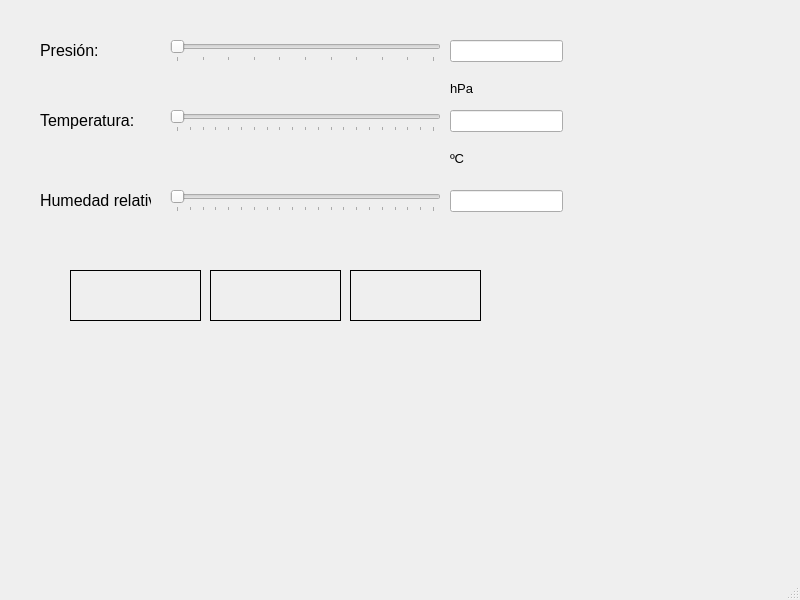
<?xml version="1.0" encoding="UTF-8"?>
<ui version="4.0">
 <class>MainWindow</class>
 <widget class="QMainWindow" name="MainWindow">
  <property name="geometry">
   <rect>
    <x>0</x>
    <y>0</y>
    <width>800</width>
    <height>600</height>
   </rect>
  </property>
  <property name="windowTitle">
   <string>MainWindow</string>
  </property>
  <widget class="QWidget" name="centralwidget">
   <widget class="QSlider" name="sliderPresion">
    <property name="geometry">
     <rect>
      <x>170</x>
      <y>40</y>
      <width>271</width>
      <height>22</height>
     </rect>
    </property>
    <property name="minimum">
     <number>950</number>
    </property>
    <property name="maximum">
     <number>1050</number>
    </property>
    <property name="singleStep">
     <number>1</number>
    </property>
    <property name="orientation">
     <enum>Qt::Orientation::Horizontal</enum>
    </property>
    <property name="invertedAppearance">
     <bool>false</bool>
    </property>
    <property name="tickPosition">
     <enum>QSlider::TickPosition::TicksBelow</enum>
    </property>
   </widget>
   <widget class="QLineEdit" name="lineEditPresion">
    <property name="geometry">
     <rect>
      <x>450</x>
      <y>40</y>
      <width>113</width>
      <height>22</height>
     </rect>
    </property>
    <property name="font">
     <font>
      <underline>false</underline>
     </font>
    </property>
   </widget>
   <widget class="QLabel" name="labeltemperatura">
    <property name="geometry">
     <rect>
      <x>40</x>
      <y>110</y>
      <width>111</width>
      <height>21</height>
     </rect>
    </property>
    <property name="font">
     <font>
      <pointsize>12</pointsize>
      <underline>false</underline>
     </font>
    </property>
    <property name="text">
     <string>Temperatura:</string>
    </property>
   </widget>
   <widget class="QSlider" name="sliderTemperatura">
    <property name="geometry">
     <rect>
      <x>170</x>
      <y>110</y>
      <width>271</width>
      <height>22</height>
     </rect>
    </property>
    <property name="minimum">
     <number>0</number>
    </property>
    <property name="maximum">
     <number>200</number>
    </property>
    <property name="singleStep">
     <number>1</number>
    </property>
    <property name="sliderPosition">
     <number>0</number>
    </property>
    <property name="orientation">
     <enum>Qt::Orientation::Horizontal</enum>
    </property>
    <property name="invertedAppearance">
     <bool>false</bool>
    </property>
    <property name="tickPosition">
     <enum>QSlider::TickPosition::TicksBelow</enum>
    </property>
   </widget>
   <widget class="QLabel" name="labelGrados">
    <property name="geometry">
     <rect>
      <x>450</x>
      <y>150</y>
      <width>41</width>
      <height>16</height>
     </rect>
    </property>
    <property name="font">
     <font>
      <pointsize>10</pointsize>
      <underline>false</underline>
     </font>
    </property>
    <property name="text">
     <string>ºC</string>
    </property>
   </widget>
   <widget class="QLineEdit" name="lineEditTemperatura">
    <property name="geometry">
     <rect>
      <x>450</x>
      <y>110</y>
      <width>113</width>
      <height>22</height>
     </rect>
    </property>
    <property name="font">
     <font>
      <underline>false</underline>
     </font>
    </property>
   </widget>
   <widget class="QLabel" name="indicador2">
    <property name="geometry">
     <rect>
      <x>350</x>
      <y>270</y>
      <width>131</width>
      <height>51</height>
     </rect>
    </property>
    <property name="font">
     <font>
      <underline>false</underline>
     </font>
    </property>
    <property name="frameShape">
     <enum>QFrame::Shape::Box</enum>
    </property>
    <property name="frameShadow">
     <enum>QFrame::Shadow::Plain</enum>
    </property>
    <property name="text">
     <string/>
    </property>
   </widget>
   <widget class="QLabel" name="indicador0">
    <property name="geometry">
     <rect>
      <x>70</x>
      <y>270</y>
      <width>131</width>
      <height>51</height>
     </rect>
    </property>
    <property name="font">
     <font>
      <underline>false</underline>
     </font>
    </property>
    <property name="frameShape">
     <enum>QFrame::Shape::Box</enum>
    </property>
    <property name="frameShadow">
     <enum>QFrame::Shadow::Plain</enum>
    </property>
    <property name="text">
     <string/>
    </property>
   </widget>
   <widget class="QLabel" name="labelHpa">
    <property name="geometry">
     <rect>
      <x>450</x>
      <y>80</y>
      <width>41</width>
      <height>16</height>
     </rect>
    </property>
    <property name="font">
     <font>
      <pointsize>10</pointsize>
      <underline>false</underline>
     </font>
    </property>
    <property name="text">
     <string>hPa</string>
    </property>
   </widget>
   <widget class="QLabel" name="indicador1">
    <property name="geometry">
     <rect>
      <x>210</x>
      <y>270</y>
      <width>131</width>
      <height>51</height>
     </rect>
    </property>
    <property name="font">
     <font>
      <underline>false</underline>
     </font>
    </property>
    <property name="frameShape">
     <enum>QFrame::Shape::Box</enum>
    </property>
    <property name="frameShadow">
     <enum>QFrame::Shadow::Plain</enum>
    </property>
    <property name="text">
     <string/>
    </property>
   </widget>
   <widget class="QLabel" name="labelPresion">
    <property name="geometry">
     <rect>
      <x>40</x>
      <y>40</y>
      <width>81</width>
      <height>21</height>
     </rect>
    </property>
    <property name="font">
     <font>
      <pointsize>12</pointsize>
      <underline>false</underline>
     </font>
    </property>
    <property name="text">
     <string>Presión:</string>
    </property>
   </widget>
   <widget class="QLabel" name="labelHumedad">
    <property name="geometry">
     <rect>
      <x>40</x>
      <y>190</y>
      <width>111</width>
      <height>21</height>
     </rect>
    </property>
    <property name="font">
     <font>
      <pointsize>12</pointsize>
      <underline>false</underline>
     </font>
    </property>
    <property name="text">
     <string>Humedad relativa:</string>
    </property>
   </widget>
   <widget class="QSlider" name="sliderHumedad">
    <property name="geometry">
     <rect>
      <x>170</x>
      <y>190</y>
      <width>271</width>
      <height>22</height>
     </rect>
    </property>
    <property name="minimum">
     <number>0</number>
    </property>
    <property name="maximum">
     <number>200</number>
    </property>
    <property name="singleStep">
     <number>1</number>
    </property>
    <property name="sliderPosition">
     <number>0</number>
    </property>
    <property name="orientation">
     <enum>Qt::Orientation::Horizontal</enum>
    </property>
    <property name="invertedAppearance">
     <bool>false</bool>
    </property>
    <property name="tickPosition">
     <enum>QSlider::TickPosition::TicksBelow</enum>
    </property>
   </widget>
   <widget class="QLineEdit" name="lineEditHumedad">
    <property name="geometry">
     <rect>
      <x>450</x>
      <y>190</y>
      <width>113</width>
      <height>22</height>
     </rect>
    </property>
    <property name="font">
     <font>
      <underline>false</underline>
     </font>
    </property>
   </widget>
  </widget>
  <widget class="QMenuBar" name="menubar">
   <property name="geometry">
    <rect>
     <x>0</x>
     <y>0</y>
     <width>800</width>
     <height>20</height>
    </rect>
   </property>
  </widget>
  <widget class="QStatusBar" name="statusbar"/>
 </widget>
 <resources/>
 <connections/>
</ui>
